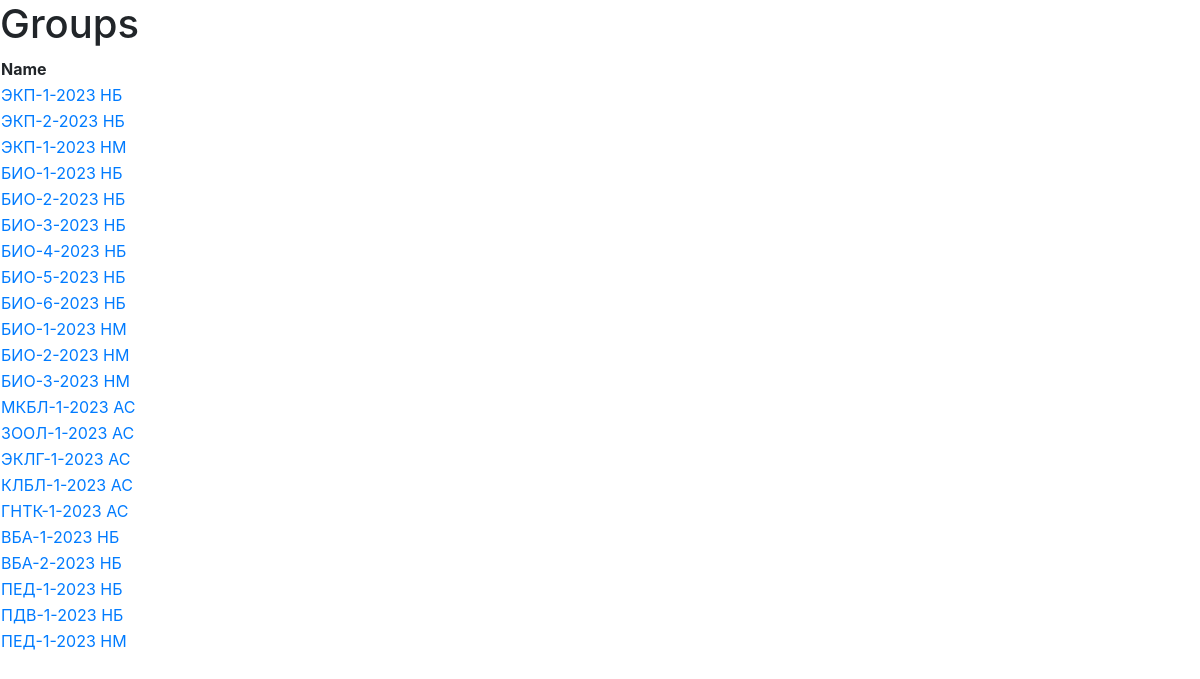
/groups/67, run on the app's committed database.
### models.py (models this page shows)
class Group(Base):
    __tablename__ = 'groups'
    id = Column(Integer, primary_key=True)
    name = Column(String)
    data = Column(String)
    course_id = Column(Integer, ForeignKey('courses.id'))
    course = relationship('Course', back_populates='groups')

### app.py (the view)
@app.route('/groups/<int:course_id>')
def groups(course_id):
    return render_template('groups.html', groups=get_groups(course_id))

### app.py (called while the page is built)
def get_groups(course_id):
    session = Session()
    groups = session.query(Group).filter_by(course_id=course_id).all()
    session.close()
    return groups

### templates/groups.html (shortened to what this page needs)
<!DOCTYPE html>
<html>
<head>
    <link rel="stylesheet" href="https://maxcdn.bootstrapcdn.com/bootstrap/4.5.2/css/bootstrap.min.css">
</head>
<body>
    <h1>Groups</h1>
    <table>
        <tr>
            <th>Name</th>
        </tr>
        {% for group in groups %}
            <tr>
                <td><a href="#" class="group-link" data-group-id="{{ group.id }}">{{ group.name }}</a></td>
            </tr>
        {% endfor %}
    </table>
</body>
</html>

### data on the page
Group: name "ЭКП-1-2023 НБ"
Group: name "ЭКП-2-2023 НБ"
Group: name "ЭКП-1-2023 НМ"
Group: name "БИО-1-2023 НБ"
Group: name "БИО-2-2023 НБ"
Group: name "БИО-3-2023 НБ"
Group: name "БИО-4-2023 НБ"
Group: name "БИО-5-2023 НБ"
Group: name "БИО-6-2023 НБ"
Group: name "БИО-1-2023 НМ"
Group: name "БИО-2-2023 НМ"
Group: name "БИО-3-2023 НМ"
Group: name "МКБЛ-1-2023 АС"
Group: name "ЗООЛ-1-2023 АС"
Group: name "ЭКЛГ-1-2023 АС"
Group: name "КЛБЛ-1-2023 АС"
Group: name "ГНТК-1-2023 АС"
Group: name "ВБА-1-2023 НБ"
Group: name "ВБА-2-2023 НБ"
Group: name "ПЕД-1-2023 НБ"
Group: name "ПДВ-1-2023 НБ"
Group: name "ПЕД-1-2023 НМ"
